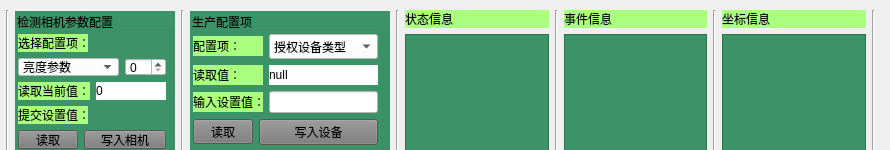
       <widget class="QWidget" name="widget_config" native="true">
        <property name="minimumSize">
         <size>
          <width>0</width>
          <height>150</height>
         </size>
        </property>
        <property name="maximumSize">
         <size>
          <width>16777215</width>
          <height>150</height>
         </size>
        </property>
        <widget class="QWidget" name="layoutWidget">
         <property name="geometry">
          <rect>
           <x>0</x>
           <y>10</y>
           <width>881</width>
           <height>162</height>
          </rect>
         </property>
         <layout class="QHBoxLayout" name="horizontalLayout_config" stretch="0,1,0,1,0,0,0,0,0,0,0">
          <property name="leftMargin">
           <number>6</number>
          </property>
          <property name="topMargin">
           <number>0</number>
          </property>
          <property name="rightMargin">
           <number>6</number>
          </property>
          <property name="bottomMargin">
           <number>0</number>
          </property>
          <item>
           <widget class="Line" name="line_21">
            <property name="orientation">
             <enum>Qt::Vertical</enum>
            </property>
           </widget>
          </item>
          <item>
           <widget class="QGroupBox" name="groupBox_camera">
            <property name="minimumSize">
             <size>
              <width>160</width>
              <height>140</height>
             </size>
            </property>
            <property name="maximumSize">
             <size>
              <width>160</width>
              <height>160</height>
             </size>
            </property>
            <property name="styleSheet">
             <string notr="true">background-color: rgb(59, 147, 103);</string>
            </property>
            <property name="title">
             <string>检测相机参数配置</string>
            </property>
            <widget class="QWidget" name="verticalLayoutWidget_2">
             <property name="geometry">
              <rect>
               <x>0</x>
               <y>20</y>
               <width>154</width>
               <height>121</height>
              </rect>
             </property>
             <layout class="QVBoxLayout" name="verticalLayout_camera">
              <property name="leftMargin">
               <number>3</number>
              </property>
              <property name="topMargin">
               <number>3</number>
              </property>
              <property name="rightMargin">
               <number>3</number>
              </property>
              <property name="bottomMargin">
               <number>3</number>
              </property>
              <item>
               <widget class="QLabel" name="label_13">
                <property name="maximumSize">
                 <size>
                  <width>70</width>
                  <height>20</height>
                 </size>
                </property>
                <property name="styleSheet">
                 <string notr="true">background-color: rgb(170, 255, 127);</string>
                </property>
                <property name="text">
                 <string>选择配置项：</string>
                </property>
               </widget>
              </item>
              <item>
               <layout class="QHBoxLayout" name="horizontalLayout_8" stretch="4,1">
                <item>
                 <widget class="QComboBox" name="comboBox_camera">
                  <property name="styleSheet">
                   <string notr="true">background-color: rgb(255, 255, 255);</string>
                  </property>
                  <item>
                   <property name="text">
                    <string>亮度参数</string>
                   </property>
                  </item>
                  <item>
                   <property name="text">
                    <string>增益参数</string>
                   </property>
                  </item>
                  <item>
                   <property name="text">
                    <string>白平衡参数</string>
                   </property>
                  </item>
                  <item>
                   <property name="text">
                    <string>对比度参数</string>
                   </property>
                  </item>
                  <item>
                   <property name="text">
                    <string>饱和度参数</string>
                   </property>
                  </item>
                  <item>
                   <property name="text">
                    <string>曝光度参数</string>
                   </property>
                  </item>
                  <item>
                   <property name="text">
                    <string>灵敏度参数</string>
                   </property>
                  </item>
                  <item>
                   <property name="text">
                    <string>最小检测参数</string>
                   </property>
                  </item>
                 </widget>
                </item>
                <item>
                 <widget class="QSpinBox" name="spinBox_camera">
                  <property name="styleSheet">
                   <string notr="true">background-color: rgb(255, 255, 255);</string>
                  </property>
                 </widget>
                </item>
               </layout>
              </item>
              <item>
               <layout class="QHBoxLayout" name="horizontalLayout_9" stretch="0,0">
                <item>
                 <widget class="QLabel" name="label_14">
                  <property name="maximumSize">
                   <size>
                    <width>100</width>
                    <height>20</height>
                   </size>
                  </property>
                  <property name="styleSheet">
                   <string notr="true">background-color: rgb(170, 255, 127);</string>
                  </property>
                  <property name="text">
                   <string>读取当前值：</string>
                  </property>
                 </widget>
                </item>
                <item>
                 <widget class="QLabel" name="label_readcam">
                  <property name="maximumSize">
                   <size>
                    <width>300</width>
                    <height>20</height>
                   </size>
                  </property>
                  <property name="styleSheet">
                   <string notr="true">background-color: rgb(255, 255, 255);</string>
                  </property>
                  <property name="text">
                   <string>0</string>
                  </property>
                 </widget>
                </item>
               </layout>
              </item>
              <item>
               <widget class="QLabel" name="label_15">
                <property name="enabled">
                 <bool>true</bool>
                </property>
                <property name="maximumSize">
                 <size>
                  <width>70</width>
                  <height>20</height>
                 </size>
                </property>
                <property name="styleSheet">
                 <string notr="true">background-color: rgb(170, 255, 127);</string>
                </property>
                <property name="text">
                 <string>提交设置值：</string>
                </property>
               </widget>
              </item>
              <item>
               <layout class="QHBoxLayout" name="horizontalLayout_10" stretch="1,3">
                <item>
                 <widget class="QPushButton" name="pushButton_readcam">
                  <property name="maximumSize">
                   <size>
                    <width>60</width>
                    <height>25</height>
                   </size>
                  </property>
                  <property name="styleSheet">
                   <string notr="true">background-color: rgb(120, 120, 120);</string>
                  </property>
                  <property name="text">
                   <string>读取</string>
                  </property>
                 </widget>
                </item>
                <item>
                 <widget class="QPushButton" name="pushButton_writecam">
                  <property name="styleSheet">
                   <string notr="true">background-color: rgb(120, 120, 120);</string>
                  </property>
                  <property name="text">
                   <string>写入相机</string>
                  </property>
                 </widget>
                </item>
               </layout>
              </item>
             </layout>
            </widget>
           </widget>
          </item>
          <item>
           <widget class="Line" name="line_20">
            <property name="orientation">
             <enum>Qt::Vertical</enum>
            </property>
           </widget>
          </item>
          <item>
           <widget class="QGroupBox" name="groupBox_product">
            <property name="minimumSize">
             <size>
              <width>200</width>
              <height>140</height>
             </size>
            </property>
            <property name="maximumSize">
             <size>
              <width>200</width>
              <height>160</height>
             </size>
            </property>
            <property name="styleSheet">
             <string notr="true">background-color: rgb(59, 147, 103);</string>
            </property>
            <property name="title">
             <string>生产配置项</string>
            </property>
            <widget class="QWidget" name="verticalLayoutWidget">
             <property name="geometry">
              <rect>
               <x>0</x>
               <y>20</y>
               <width>191</width>
               <height>121</height>
              </rect>
             </property>
             <layout class="QVBoxLayout" name="verticalLayout_product">
              <property name="leftMargin">
               <number>3</number>
              </property>
              <property name="topMargin">
               <number>3</number>
              </property>
              <property name="rightMargin">
               <number>3</number>
              </property>
              <property name="bottomMargin">
               <number>3</number>
              </property>
              <item>
               <layout class="QHBoxLayout" name="horizontalLayout_3">
                <item>
                 <widget class="QLabel" name="label_10">
                  <property name="minimumSize">
                   <size>
                    <width>70</width>
                    <height>0</height>
                   </size>
                  </property>
                  <property name="maximumSize">
                   <size>
                    <width>70</width>
                    <height>20</height>
                   </size>
                  </property>
                  <property name="styleSheet">
                   <string notr="true">background-color: rgb(170, 255, 127);</string>
                  </property>
                  <property name="text">
                   <string>配置项：</string>
                  </property>
                 </widget>
                </item>
                <item>
                 <widget class="QComboBox" name="comboBox_product">
                  <property name="maximumSize">
                   <size>
                    <width>300</width>
                    <height>25</height>
                   </size>
                  </property>
                  <property name="styleSheet">
                   <string notr="true">background-color: rgb(255, 255, 255);</string>
                  </property>
                  <item>
                   <property name="text">
                    <string>授权设备类型</string>
                   </property>
                  </item>
                  <item>
                   <property name="text">
                    <string>授权设备型号</string>
                   </property>
                  </item>
                  <item>
                   <property name="text">
                    <string>授权时限</string>
                   </property>
                  </item>
                  <item>
                   <property name="text">
                    <string>授权功能码</string>
                   </property>
                  </item>
                  <item>
                   <property name="text">
                    <string>附加信息</string>
                   </property>
                  </item>
                  <item>
                   <property name="text">
                    <string>用户识别码</string>
                   </property>
                  </item>
                  <item>
                   <property name="text">
                    <string>用户名称</string>
                   </property>
                  </item>
                  <item>
                   <property name="text">
                    <string>用户级别</string>
                   </property>
                  </item>
                  <item>
                   <property name="text">
                    <string>IP地址</string>
                   </property>
                  </item>
                  <item>
                   <property name="text">
                    <string>MASK</string>
                   </property>
                  </item>
                  <item>
                   <property name="text">
                    <string>网关地址</string>
                   </property>
                  </item>
                  <item>
                   <property name="text">
                    <string>FTP地址</string>
                   </property>
                  </item>
                 </widget>
                </item>
               </layout>
              </item>
              <item>
               <layout class="QHBoxLayout" name="horizontalLayout_11" stretch="0,0">
                <item>
                 <widget class="QLabel" name="label_16">
                  <property name="minimumSize">
                   <size>
                    <width>70</width>
                    <height>0</height>
                   </size>
                  </property>
                  <property name="maximumSize">
                   <size>
                    <width>70</width>
                    <height>20</height>
                   </size>
                  </property>
                  <property name="styleSheet">
                   <string notr="true">background-color: rgb(170, 255, 127);</string>
                  </property>
                  <property name="text">
                   <string>读取值：</string>
                  </property>
                 </widget>
                </item>
                <item>
                 <widget class="QLabel" name="label_readproduct">
                  <property name="maximumSize">
                   <size>
                    <width>300</width>
                    <height>20</height>
                   </size>
                  </property>
                  <property name="styleSheet">
                   <string notr="true">background-color: rgb(255, 255, 255);</string>
                  </property>
                  <property name="text">
                   <string>null</string>
                  </property>
                 </widget>
                </item>
               </layout>
              </item>
              <item>
               <layout class="QHBoxLayout" name="horizontalLayout_15">
                <item>
                 <widget class="QLabel" name="label_11">
                  <property name="enabled">
                   <bool>true</bool>
                  </property>
                  <property name="maximumSize">
                   <size>
                    <width>70</width>
                    <height>20</height>
                   </size>
                  </property>
                  <property name="styleSheet">
                   <string notr="true">background-color: rgb(170, 255, 127);</string>
                  </property>
                  <property name="text">
                   <string>输入设置值：</string>
                  </property>
                 </widget>
                </item>
                <item>
                 <widget class="QLineEdit" name="lineEdit_product">
                  <property name="styleSheet">
                   <string notr="true">background-color: rgb(255, 255, 255);</string>
                  </property>
                 </widget>
                </item>
               </layout>
              </item>
              <item>
               <layout class="QHBoxLayout" name="horizontalLayout_14">
                <item>
                 <widget class="QPushButton" name="pushButton_readproduct">
                  <property name="maximumSize">
                   <size>
                    <width>60</width>
                    <height>25</height>
                   </size>
                  </property>
                  <property name="styleSheet">
                   <string notr="true">background-color: rgb(120, 120, 120);</string>
                  </property>
                  <property name="text">
                   <string>读取</string>
                  </property>
                 </widget>
                </item>
                <item>
                 <widget class="QPushButton" name="pushButton_writetproduct">
                  <property name="styleSheet">
                   <string notr="true">background-color: rgb(120, 120, 120);</string>
                  </property>
                  <property name="text">
                   <string>写入设备</string>
                  </property>
                 </widget>
                </item>
               </layout>
              </item>
             </layout>
            </widget>
           </widget>
          </item>
          <item>
           <widget class="Line" name="line_18">
            <property name="orientation">
             <enum>Qt::Vertical</enum>
            </property>
           </widget>
          </item>
          <item>
           <layout class="QVBoxLayout" name="verticalLayout_5">
            <property name="leftMargin">
             <number>0</number>
            </property>
            <property name="rightMargin">
             <number>0</number>
            </property>
            <item>
             <widget class="QLabel" name="label_6">
              <property name="styleSheet">
               <string notr="true">background-color: rgb(170, 255, 127);</string>
              </property>
              <property name="text">
               <string>状态信息</string>
              </property>
             </widget>
            </item>
            <item>
             <widget class="QTextBrowser" name="textBrowser_statusinfo">
              <property name="minimumSize">
               <size>
                <width>0</width>
                <height>140</height>
               </size>
              </property>
              <property name="maximumSize">
               <size>
                <width>16777215</width>
                <height>160</height>
               </size>
              </property>
              <property name="styleSheet">
               <string notr="true">background-color: rgb(59, 147, 103);</string>
              </property>
             </widget>
            </item>
           </layout>
          </item>
          <item>
           <widget class="Line" name="line_11">
            <property name="orientation">
             <enum>Qt::Vertical</enum>
            </property>
           </widget>
          </item>
          <item>
           <layout class="QVBoxLayout" name="verticalLayout_10">
            <property name="leftMargin">
             <number>0</number>
            </property>
            <property name="rightMargin">
             <number>0</number>
            </property>
            <item>
             <widget class="QLabel" name="label_7">
              <property name="styleSheet">
               <string notr="true">background-color: rgb(170, 255, 127);</string>
              </property>
              <property name="text">
               <string>事件信息</string>
              </property>
             </widget>
            </item>
            <item>
             <widget class="QTextBrowser" name="textBrowser_eventinfo">
              <property name="minimumSize">
               <size>
                <width>0</width>
                <height>140</height>
               </size>
              </property>
              <property name="maximumSize">
               <size>
                <width>16777215</width>
                <height>160</height>
               </size>
              </property>
              <property name="autoFillBackground">
               <bool>false</bool>
              </property>
              <property name="styleSheet">
               <string notr="true">background-color: rgb(59, 147, 103);</string>
              </property>
             </widget>
            </item>
           </layout>
          </item>
          <item>
           <widget class="Line" name="line_10">
            <property name="orientation">
             <enum>Qt::Vertical</enum>
            </property>
           </widget>
          </item>
          <item>
           <layout class="QVBoxLayout" name="verticalLayout_12">
            <property name="leftMargin">
             <number>0</number>
            </property>
            <property name="rightMargin">
             <number>0</number>
            </property>
            <item>
             <widget class="QLabel" name="label_8">
              <property name="styleSheet">
               <string notr="true">background-color: rgb(170, 255, 127);</string>
              </property>
              <property name="text">
               <string>坐标信息</string>
              </property>
             </widget>
            </item>
            <item>
             <widget class="QTextBrowser" name="textBrowser_xyinfo">
              <property name="minimumSize">
               <size>
                <width>0</width>
                <height>140</height>
               </size>
              </property>
              <property name="maximumSize">
               <size>
                <width>16777215</width>
                <height>160</height>
               </size>
              </property>
              <property name="autoFillBackground">
               <bool>false</bool>
              </property>
              <property name="styleSheet">
               <string notr="true">background-color: rgb(59, 147, 103);</string>
              </property>
             </widget>
            </item>
           </layout>
          </item>
          <item>
           <widget class="Line" name="line_12">
            <property name="orientation">
             <enum>Qt::Vertical</enum>
            </property>
           </widget>
          </item>
         </layout>
        </widget>
       </widget>
